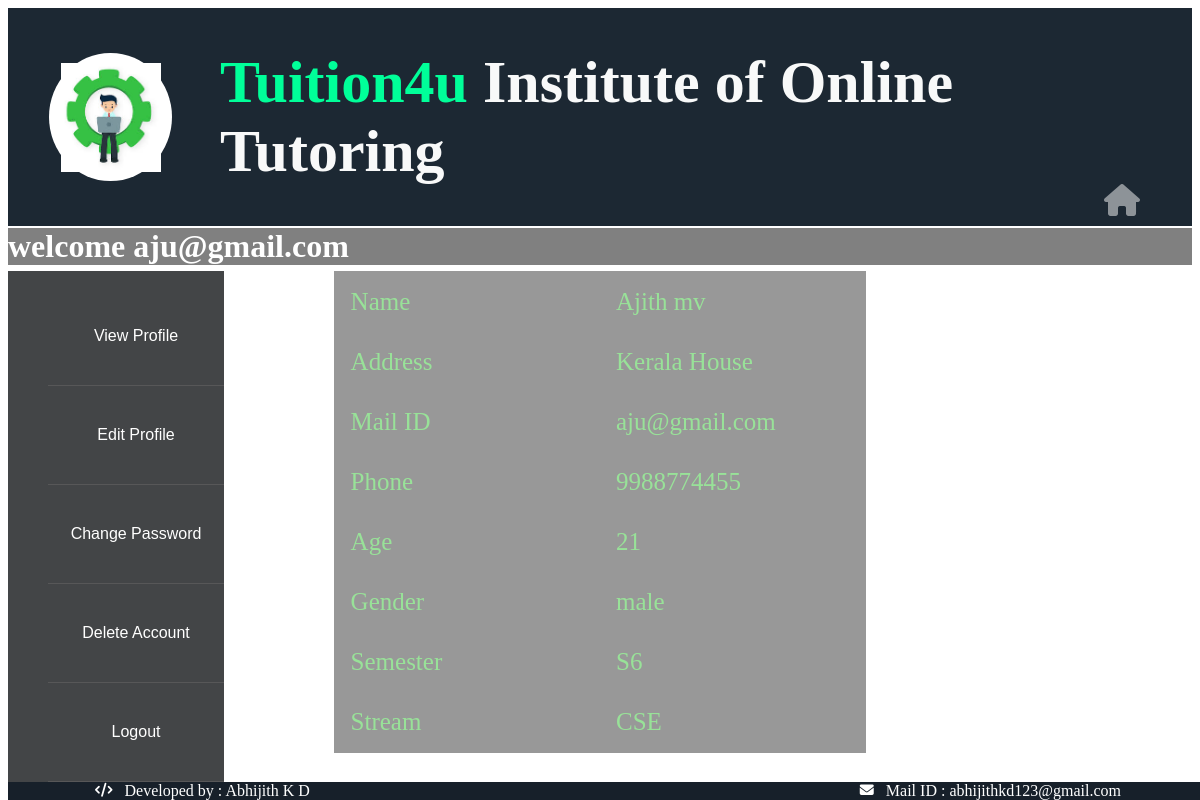
Screenshot of /pages/user.php (signed in) with the database file from the repository.
### tables this page shows
CREATE TABLE `student` (
  `email` varchar(25) NOT NULL,
  `name` varchar(25) NOT NULL,
  `address` varchar(50) NOT NULL,
  `phone` varchar(15) NOT NULL,
  `age` varchar(5) NOT NULL,
  `gender` varchar(10) NOT NULL,
  `sem` varchar(10) NOT NULL,
  `stream` varchar(10) NOT NULL,
  `password` varchar(25) NOT NULL
);

### pages/user.php (the view, shortened to what this page needs)
<?php
    $con=mysqli_connect("localhost","root","");
    mysqli_select_db($con,"tuition");
	$email=$_SESSION["usrid"];
    $query = "SELECT * FROM student WHERE email = '$email'";
    $select = mysqli_query($con,$query);
    $result = mysqli_fetch_all($select, MYSQLI_ASSOC);
?>
<html>
<head>
</head>
    <body>
        <header>
            <div class="logo-wrapper">
                <img id="college_logo" src="../images/logo.jpg" alt="Logo">
            </div>
            <div class="title">
                <h1><span class="tuition">Tuition4u</span> Institute of Online Tutoring</h1>
            </div>
        </header>
        <div class="welcome">
                   <h1> <?php echo "welcome " . $email; ?></h1>
                   <div class="home"><a href="../index.php"><i class="fa fa-home fa-2x" id="homebtn"></i></a>
                    </div>
         </div>
        <nav id="nav" >
        <ul class="nav-links">
            <li><a class="nav-link" href="./user.php">View Profile</a></li>
            <li><a class="nav-link" href="./edit.php">Edit Profile</a></li>
            <li><a class="nav-link" href="./password.php">Change Password</a></li>
            <li><a class="nav-link" href="./delete.php">Delete Account</a></li>
            <li><a class="nav-link" href="../index.php">Logout</a></li>
        </ul>
        </nav>
        <main>
                    <table>
                        <tr>
                            <td>Name</td>
                            <td> <?php echo $result[0]['name']; ?> </td>
                        </tr>
                        <tr>
                            <td>Address</td>
                            <td> <?php echo $result[0]['address']; ?> </td>
                        </tr>
                        <tr>
                            <td>Mail ID</td>
                            <td> <?php echo $result[0]['email']; ?> </td>
                        </tr>
                        <tr>
                            <td>Phone</td>
                            <td> <?php echo $result[0]['phone']; ?> </td>
                        </tr>
                        <tr>
                            <td>Age</td>
                            <td> <?php echo $result[0]['age']; ?> </td>
                        </tr>
                        <tr>
                            <td>Gender</td>
                            <td> <?php echo $result[0]['gender']; ?> </td>
                        </tr>
                        <tr>
                            <td>Semester</td>
                            <td> <?php echo $result[0]['sem']; ?> </td>
                        </tr>
                        <tr>
                            <td>Stream</td>
                            <td> <?php echo $result[0]['stream']; ?> </td>
                        </tr>
                    </table>
        </main>
        <footer>
            <div id="footer">
                <div id="name"><i class="fa fa-code fa-sm"></i>&nbsp;&nbsp;  Developed by : <a target="_blank"
                        href="https://github.com/abhijithkd">Abhijith&nbsp;K D</a>
                </div>
                <div id="mail"><i class="fa fa-envelope fa-sm"></i>&nbsp;&nbsp; Mail ID : <a target="_blank"
                        href="mailto:abhijithkd123@gmail.com">abhijithkd123@gmail.com</a>
                </div>
        </footer>
    </body>
</html>

### pages/user.php (style rules this page uses)
header { background-color:#1C2833; color:#F8F9F9; font-size:17px; grid-column: 1/7; display: flex; justify-content: flex-start; align-items: center; padding: 0 3.5%; }
.logo-wrapper { width: 8rem; height: 8rem; border-radius: 50%; display: flex; align-items: center; justify-content: center; background-color: white; margin-right: 3rem; }
#college_logo { width: 5.0rem; width: 100px; }
.title { font-size: 30; }
#footer { background-color:#17202A; color:white; position: fixed; bottom: 0px; width: 100%; margin:0px; padding:0px; width:100%; text-decoration:none; font-style:bold; grid-column: 1/13; display: flex; align-items: center; justify-content: center; }
#footer a { text-decoration:none; }
#name { margin-right:350px; }
#mail { margin-left:200px; }
a:link,a:visited { color:white; }
body { background:url(../images/probg.jpg) no-repeat ; background-size:cover; }
.welcome { margin-top:-20px; background:black; opacity:0.5; color:white; }
.home { position: absolute; color: white; top:25%; right: 60; transform: translateY(-50%); }
table,th,td { width:45%; margin:auto; border"1px solid white; border-collapse:collapse; text-align:left; font-size:25px; table-layout:fixed; background:black; opacity:0.4; color: #00cc00; margin-top:-15px; }
th,td { padding:15px; opacity:0.9; }
nav { margin-top:-15px; margin-left:0px; padding:0px; font-family:sans-serif; }
nav { position:fixed; width:18%; height:70%; background-color:#151719; opacity:0.8; }
nav a { text-decoration:none; }
nav ul li { text-align:center; list-style:none; padding:40px 20px; border-bottom:1px solid rgba(100,100,100,0.3); }
.tuition { color: #00ff99; }

### rows the page displays
student: name "Ajith mv", address "Kerala House", email "aju@gmail.com", phone "9988774455", age "21", gender "male", sem "S6", stream "CSE"

### other values shown
$email "aju@gmail.com"
